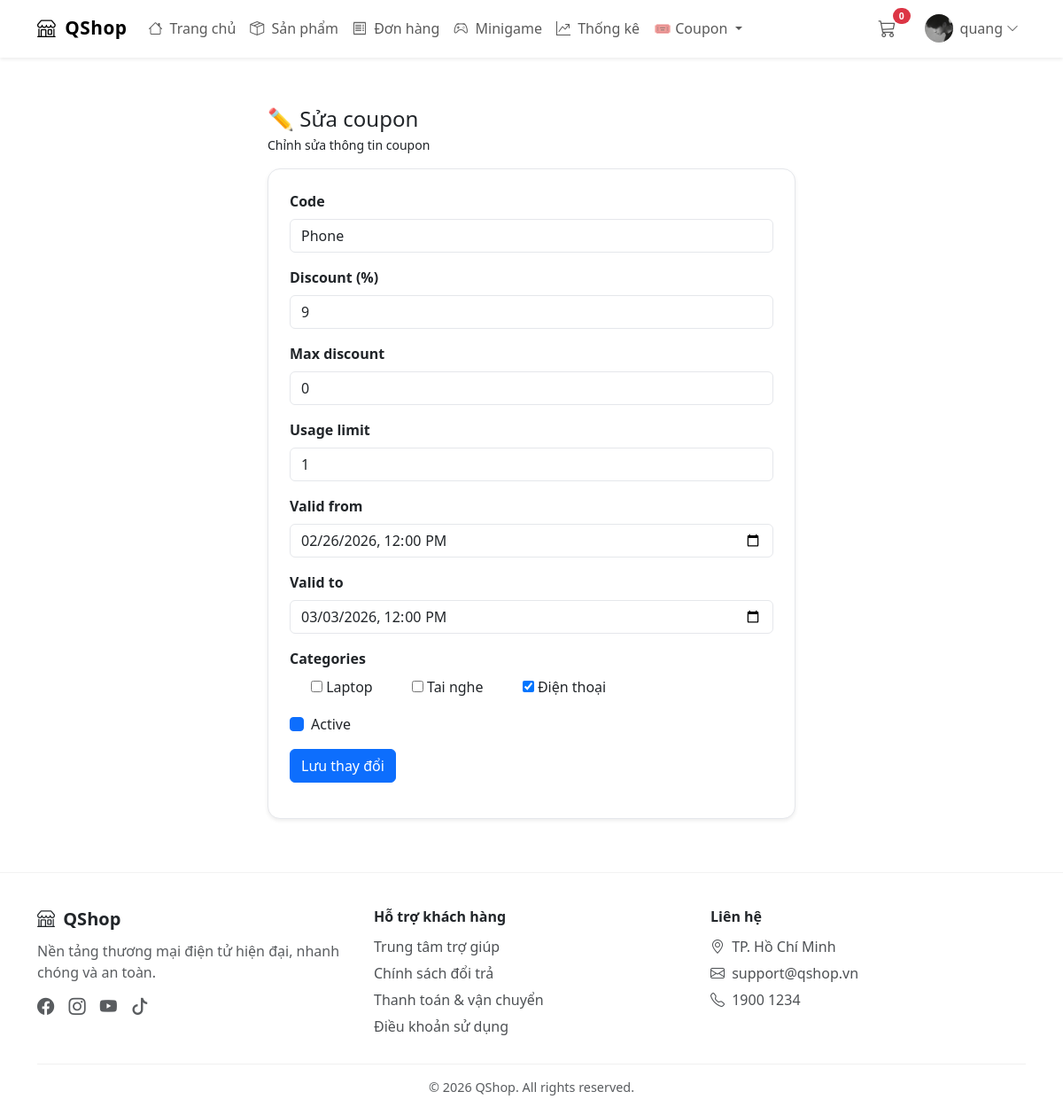
Page /shops/coupon/6/edit/ (signed in) on the earlier database version.
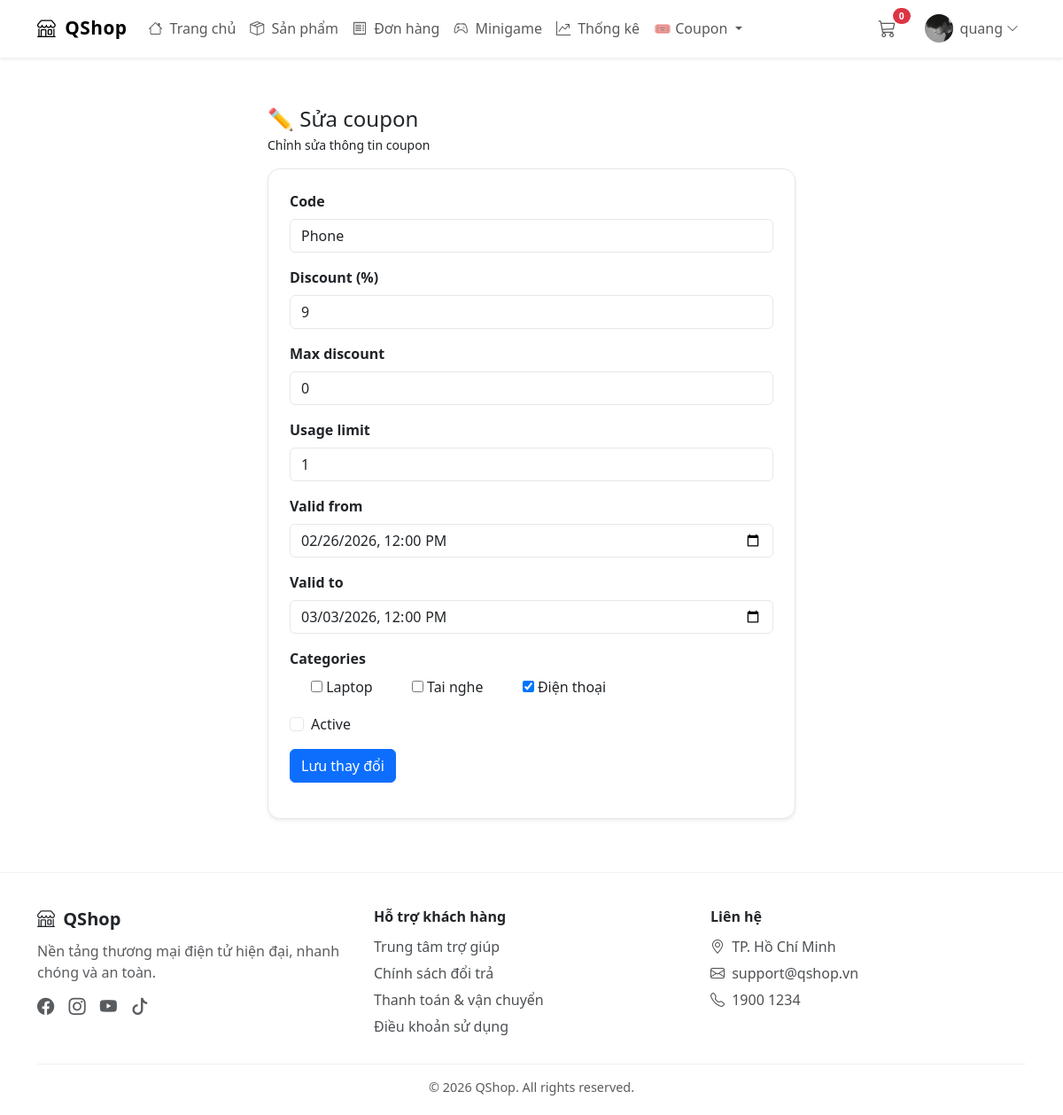
Same page on the later database version.
### shops/models.py (models this page shows, shortened)
class Coupon(models.Model):
    owner = models.ForeignKey(
        settings.AUTH_USER_MODEL,
        on_delete=models.CASCADE,
        null=True,
        blank=True,
        related_name="owned_coupons"
    )
    code = models.CharField(max_length=50, unique=True)
    valid_from = models.DateTimeField()
    valid_to = models.DateTimeField()
    discount = models.IntegerField(
        validators=[MinValueValidator(1), MaxValueValidator(100)]
    )
    max_discount = models.IntegerField(
        default=0,
        help_text="Số tiền giảm tối đa (0 = không giới hạn)"
    )
    usage_limit = models.PositiveIntegerField(
        default=0,
        help_text="Số lượt dùng tối đa (0 = không giới hạn)"
    )
    used_count = models.PositiveIntegerField(default=0)
    active = models.BooleanField(default=True)
    categories = models.ManyToManyField(Category, blank=True, help_text="Chọn danh mục sản phẩm để áp dụng voucher (để trống nếu áp dụng cho tất cả)")

### shops/views.py (the view)
# urls.py: path('coupon/<int:pk>/edit/', views.CouponUpdateView.as_view(), name='coupon_edit'),
class CouponUpdateView(LoginRequiredMixin, PermissionRequiredMixin, UpdateView):
    model = Coupon
    form_class = CouponCreateForm
    template_name = 'shops/coupon_edit.html'
    success_url = reverse_lazy('shops:coupon_stats')
    permission_required = 'shops.change_coupon'

### shops/context_processors.py (called while the page is built)
def cart_context(request):
    cart = request.session.get('cart', {})
    cart_items_count = len(cart)
    return {
        'cart_items_count': cart_items_count,
        'cart': cart
    }

### shops/models.py (called while the page is built)
    def __str__(self):
        return self.name

### shops/templates/shops/coupon_edit.html (shortened to what this page needs)
﻿{% extends "shops/base.html" %} {% block title %}Sửa coupon | QShop{% endblock %} {% block content %}
<div class="container my-4" style="max-width: 620px">
  <div class="mb-3">
    <h4 class="mb-1">✏️ Sửa coupon</h4>
    <div class="text small">Chỉnh sửa thông tin coupon</div>
  </div>
  <div class="card shadow-sm p-4">
    <form method="post">
      <div class="mb-3">
        <label class="form-label">Code</label>
        {{ form.code }}
      </div>
      <div class="mb-3">
        <label class="form-label">Discount (%)</label>
        {{ form.discount }}
      </div>
      <div class="mb-3">
        <label class="form-label">Max discount</label>
        {{ form.max_discount }}
      </div>
      <div class="mb-3">
        <label class="form-label">Usage limit</label>
        {{ form.usage_limit }}
      </div>
      <div class="mb-3">
        <label class="form-label">Valid from</label>
        {{ form.valid_from }}
      </div>
      <div class="mb-3">
        <label class="form-label">Valid to</label>
        {{ form.valid_to }}
      </div>
      <div class="mb-3">
        <label class="form-label d-block">Categories</label>
        {% for checkbox in form.categories %}
        <div class="form-check form-check-inline">
          {{ checkbox.tag }}
          <label class="form-check-label"> {{ checkbox.choice_label }} </label>
        </div>
        {% endfor %}
      </div>
      <div class="form-check mb-3">
        {{ form.active }}
        <label for="{{ form.active.id_for_label }}" class="form-check-label">
          Active
        </label>
      </div>
      <button type="submit" class="btn btn-primary">Lưu thay đổi</button>
    </form>
  </div>
</div>
{% endblock %}

Differences in the rows shown:
changed Coupon "Phone": active "☑" → "☐"
